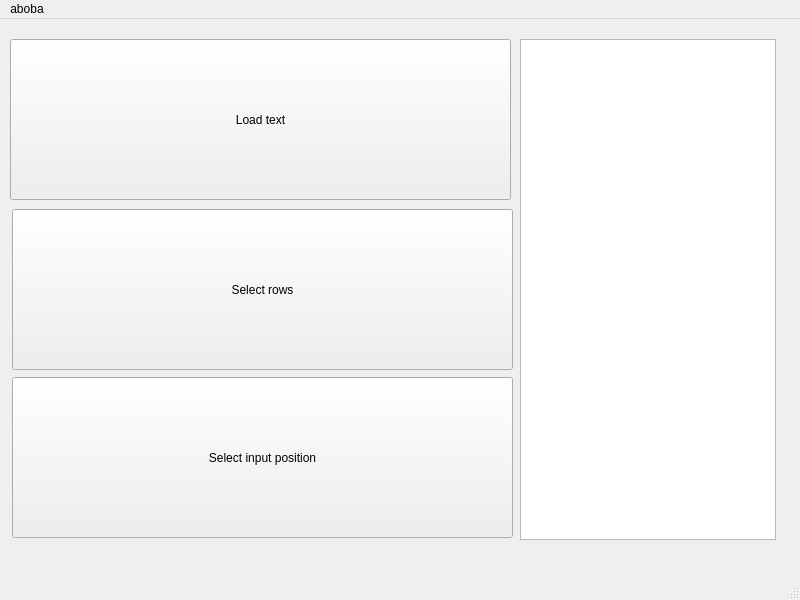
<?xml version="1.0" encoding="UTF-8"?>
<ui version="4.0">
 <class>MainWindow</class>
 <widget class="QMainWindow" name="MainWindow">
  <property name="geometry">
   <rect>
    <x>0</x>
    <y>0</y>
    <width>800</width>
    <height>600</height>
   </rect>
  </property>
  <property name="windowTitle">
   <string>MainWindow</string>
  </property>
  <widget class="QWidget" name="centralwidget">
   <widget class="QListWidget" name="listWidget">
    <property name="geometry">
     <rect>
      <x>520</x>
      <y>20</y>
      <width>256</width>
      <height>501</height>
     </rect>
    </property>
   </widget>
   <widget class="QPushButton" name="pushButton">
    <property name="geometry">
     <rect>
      <x>10</x>
      <y>20</y>
      <width>501</width>
      <height>161</height>
     </rect>
    </property>
    <property name="text">
     <string>Load text</string>
    </property>
   </widget>
   <widget class="QPushButton" name="pushButton_2">
    <property name="geometry">
     <rect>
      <x>12</x>
      <y>358</y>
      <width>501</width>
      <height>161</height>
     </rect>
    </property>
    <property name="text">
     <string>Select input position</string>
    </property>
   </widget>
   <widget class="QPushButton" name="pushButton_3">
    <property name="geometry">
     <rect>
      <x>12</x>
      <y>190</y>
      <width>501</width>
      <height>161</height>
     </rect>
    </property>
    <property name="text">
     <string>Select rows</string>
    </property>
   </widget>
  </widget>
  <widget class="QMenuBar" name="menubar">
   <property name="geometry">
    <rect>
     <x>0</x>
     <y>0</y>
     <width>800</width>
     <height>25</height>
    </rect>
   </property>
   <widget class="QMenu" name="menuaboba">
    <property name="title">
     <string>aboba</string>
    </property>
   </widget>
   <addaction name="menuaboba"/>
  </widget>
  <widget class="QStatusBar" name="statusbar"/>
 </widget>
 <resources/>
 <connections/>
</ui>
